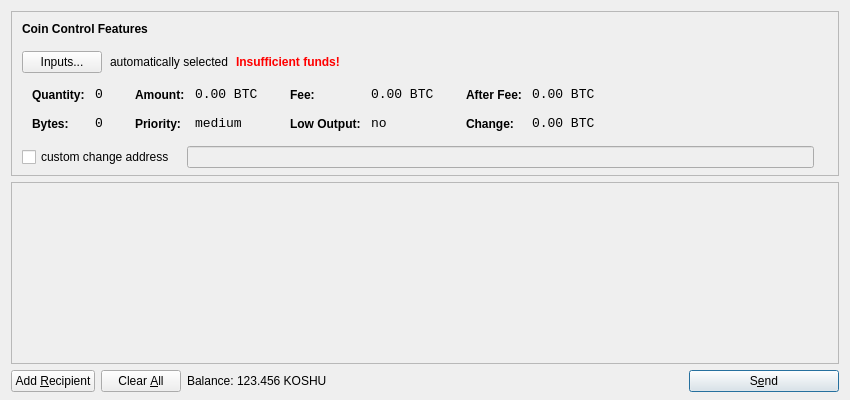
<?xml version="1.0" encoding="UTF-8"?>
<ui version="4.0">
 <class>SendCoinsDialog</class>
 <widget class="QDialog" name="SendCoinsDialog">
  <property name="geometry">
   <rect>
    <x>0</x>
    <y>0</y>
    <width>850</width>
    <height>400</height>
   </rect>
  </property>
  <property name="windowTitle">
   <string>Send Coins</string>
  </property>
  <layout class="QVBoxLayout" name="verticalLayout" stretch="0,1,0">
   <property name="bottomMargin">
    <number>8</number>
   </property>
   <item>
    <widget class="QFrame" name="frameCoinControl">
     <property name="sizePolicy">
      <sizepolicy hsizetype="Expanding" vsizetype="Expanding">
       <horstretch>0</horstretch>
       <verstretch>0</verstretch>
      </sizepolicy>
     </property>
     <property name="maximumSize">
      <size>
       <width>16777215</width>
       <height>16777215</height>
      </size>
     </property>
     <property name="frameShape">
      <enum>QFrame::StyledPanel</enum>
     </property>
     <property name="frameShadow">
      <enum>QFrame::Sunken</enum>
     </property>
     <layout class="QVBoxLayout" name="verticalLayoutCoinControl2">
      <property name="spacing">
       <number>-1</number>
      </property>
      <property name="leftMargin">
       <number>0</number>
      </property>
      <property name="topMargin">
       <number>0</number>
      </property>
      <property name="rightMargin">
       <number>0</number>
      </property>
      <property name="bottomMargin">
       <number>6</number>
      </property>
      <item>
       <layout class="QVBoxLayout" name="verticalLayoutCoinControl" stretch="0,0,0,0,1">
        <property name="spacing">
         <number>0</number>
        </property>
        <property name="leftMargin">
         <number>10</number>
        </property>
        <property name="topMargin">
         <number>10</number>
        </property>
        <item>
         <layout class="QHBoxLayout" name="horizontalLayoutCoinControl1">
          <property name="bottomMargin">
           <number>15</number>
          </property>
          <item>
           <widget class="QLabel" name="labelCoinControlFeatures">
            <property name="sizePolicy">
             <sizepolicy hsizetype="Preferred" vsizetype="Maximum">
              <horstretch>0</horstretch>
              <verstretch>0</verstretch>
             </sizepolicy>
            </property>
            <property name="font">
             <font>
              <weight>75</weight>
              <bold>true</bold>
             </font>
            </property>
            <property name="styleSheet">
             <string notr="true">font-weight:bold;</string>
            </property>
            <property name="text">
             <string>Coin Control Features</string>
            </property>
           </widget>
          </item>
         </layout>
        </item>
        <item>
         <layout class="QHBoxLayout" name="horizontalLayoutCoinControl2" stretch="0,0,0,0">
          <property name="spacing">
           <number>8</number>
          </property>
          <property name="bottomMargin">
           <number>10</number>
          </property>
          <item>
           <widget class="QPushButton" name="pushButtonCoinControl">
            <property name="styleSheet">
             <string notr="true"/>
            </property>
            <property name="text">
             <string>Inputs...</string>
            </property>
           </widget>
          </item>
          <item>
           <widget class="QLabel" name="labelCoinControlAutomaticallySelected">
            <property name="text">
             <string>automatically selected</string>
            </property>
            <property name="margin">
             <number>5</number>
            </property>
           </widget>
          </item>
          <item>
           <widget class="QLabel" name="labelCoinControlInsuffFunds">
            <property name="font">
             <font>
              <weight>75</weight>
              <bold>true</bold>
             </font>
            </property>
            <property name="styleSheet">
             <string notr="true">color:red;font-weight:bold;</string>
            </property>
            <property name="text">
             <string>Insufficient funds!</string>
            </property>
            <property name="margin">
             <number>5</number>
            </property>
           </widget>
          </item>
          <item>
           <spacer name="horizontalSpacerCoinControl">
            <property name="orientation">
             <enum>Qt::Horizontal</enum>
            </property>
            <property name="sizeHint" stdset="0">
             <size>
              <width>40</width>
              <height>1</height>
             </size>
            </property>
           </spacer>
          </item>
         </layout>
        </item>
        <item>
         <widget class="QWidget" name="widgetCoinControl" native="true">
          <property name="sizePolicy">
           <sizepolicy hsizetype="Preferred" vsizetype="Preferred">
            <horstretch>0</horstretch>
            <verstretch>0</verstretch>
           </sizepolicy>
          </property>
          <property name="minimumSize">
           <size>
            <width>0</width>
            <height>0</height>
           </size>
          </property>
          <property name="styleSheet">
           <string notr="true"/>
          </property>
          <layout class="QHBoxLayout" name="horizontalLayoutCoinControl5">
           <property name="margin">
            <number>0</number>
           </property>
           <item>
            <layout class="QHBoxLayout" name="horizontalLayoutCoinControl3" stretch="0,0,0,1">
             <property name="spacing">
              <number>20</number>
             </property>
             <property name="topMargin">
              <number>0</number>
             </property>
             <property name="bottomMargin">
              <number>10</number>
             </property>
             <item>
              <layout class="QFormLayout" name="formLayoutCoinControl1">
               <property name="horizontalSpacing">
                <number>10</number>
               </property>
               <property name="verticalSpacing">
                <number>14</number>
               </property>
               <property name="leftMargin">
                <number>10</number>
               </property>
               <property name="topMargin">
                <number>4</number>
               </property>
               <property name="rightMargin">
                <number>6</number>
               </property>
               <item row="0" column="0">
                <widget class="QLabel" name="labelCoinControlQuantityText">
                 <property name="styleSheet">
                  <string notr="true">font-weight:bold;</string>
                 </property>
                 <property name="text">
                  <string>Quantity:</string>
                 </property>
                 <property name="margin">
                  <number>0</number>
                 </property>
                </widget>
               </item>
               <item row="0" column="1">
                <widget class="QLabel" name="labelCoinControlQuantity">
                 <property name="font">
                  <font>
                   <family>Monospace</family>
                   <pointsize>10</pointsize>
                  </font>
                 </property>
                 <property name="cursor">
                  <cursorShape>IBeamCursor</cursorShape>
                 </property>
                 <property name="contextMenuPolicy">
                  <enum>Qt::ActionsContextMenu</enum>
                 </property>
                 <property name="text">
                  <string notr="true">0</string>
                 </property>
                 <property name="margin">
                  <number>0</number>
                 </property>
                 <property name="textInteractionFlags">
                  <set>Qt::LinksAccessibleByMouse|Qt::TextSelectableByKeyboard|Qt::TextSelectableByMouse</set>
                 </property>
                </widget>
               </item>
               <item row="1" column="0">
                <widget class="QLabel" name="labelCoinControlBytesText">
                 <property name="styleSheet">
                  <string notr="true">font-weight:bold;</string>
                 </property>
                 <property name="text">
                  <string>Bytes:</string>
                 </property>
                </widget>
               </item>
               <item row="1" column="1">
                <widget class="QLabel" name="labelCoinControlBytes">
                 <property name="font">
                  <font>
                   <family>Monospace</family>
                   <pointsize>10</pointsize>
                  </font>
                 </property>
                 <property name="cursor">
                  <cursorShape>IBeamCursor</cursorShape>
                 </property>
                 <property name="contextMenuPolicy">
                  <enum>Qt::ActionsContextMenu</enum>
                 </property>
                 <property name="text">
                  <string notr="true">0</string>
                 </property>
                 <property name="textInteractionFlags">
                  <set>Qt::LinksAccessibleByMouse|Qt::TextSelectableByKeyboard|Qt::TextSelectableByMouse</set>
                 </property>
                </widget>
               </item>
              </layout>
             </item>
             <item>
              <layout class="QFormLayout" name="formLayoutCoinControl2">
               <property name="horizontalSpacing">
                <number>10</number>
               </property>
               <property name="verticalSpacing">
                <number>14</number>
               </property>
               <property name="leftMargin">
                <number>6</number>
               </property>
               <property name="topMargin">
                <number>4</number>
               </property>
               <property name="rightMargin">
                <number>6</number>
               </property>
               <item row="0" column="0">
                <widget class="QLabel" name="labelCoinControlAmountText">
                 <property name="styleSheet">
                  <string notr="true">font-weight:bold;</string>
                 </property>
                 <property name="text">
                  <string>Amount:</string>
                 </property>
                 <property name="margin">
                  <number>0</number>
                 </property>
                </widget>
               </item>
               <item row="0" column="1">
                <widget class="QLabel" name="labelCoinControlAmount">
                 <property name="font">
                  <font>
                   <family>Monospace</family>
                   <pointsize>10</pointsize>
                  </font>
                 </property>
                 <property name="cursor">
                  <cursorShape>IBeamCursor</cursorShape>
                 </property>
                 <property name="contextMenuPolicy">
                  <enum>Qt::ActionsContextMenu</enum>
                 </property>
                 <property name="text">
                  <string notr="true">0.00 BTC</string>
                 </property>
                 <property name="textInteractionFlags">
                  <set>Qt::LinksAccessibleByMouse|Qt::TextSelectableByKeyboard|Qt::TextSelectableByMouse</set>
                 </property>
                </widget>
               </item>
               <item row="1" column="0">
                <widget class="QLabel" name="labelCoinControlPriorityText">
                 <property name="styleSheet">
                  <string notr="true">font-weight:bold;</string>
                 </property>
                 <property name="text">
                  <string>Priority:</string>
                 </property>
                </widget>
               </item>
               <item row="1" column="1">
                <widget class="QLabel" name="labelCoinControlPriority">
                 <property name="font">
                  <font>
                   <family>Monospace</family>
                   <pointsize>10</pointsize>
                  </font>
                 </property>
                 <property name="cursor">
                  <cursorShape>IBeamCursor</cursorShape>
                 </property>
                 <property name="contextMenuPolicy">
                  <enum>Qt::ActionsContextMenu</enum>
                 </property>
                 <property name="text">
                  <string>medium</string>
                 </property>
                 <property name="textInteractionFlags">
                  <set>Qt::LinksAccessibleByMouse|Qt::TextSelectableByKeyboard|Qt::TextSelectableByMouse</set>
                 </property>
                </widget>
               </item>
              </layout>
             </item>
             <item>
              <layout class="QFormLayout" name="formLayoutCoinControl3">
               <property name="horizontalSpacing">
                <number>10</number>
               </property>
               <property name="verticalSpacing">
                <number>14</number>
               </property>
               <property name="leftMargin">
                <number>6</number>
               </property>
               <property name="topMargin">
                <number>4</number>
               </property>
               <property name="rightMargin">
                <number>6</number>
               </property>
               <item row="0" column="0">
                <widget class="QLabel" name="labelCoinControlFeeText">
                 <property name="styleSheet">
                  <string notr="true">font-weight:bold;</string>
                 </property>
                 <property name="text">
                  <string>Fee:</string>
                 </property>
                 <property name="margin">
                  <number>0</number>
                 </property>
                </widget>
               </item>
               <item row="0" column="1">
                <widget class="QLabel" name="labelCoinControlFee">
                 <property name="font">
                  <font>
                   <family>Monospace</family>
                   <pointsize>10</pointsize>
                  </font>
                 </property>
                 <property name="cursor">
                  <cursorShape>IBeamCursor</cursorShape>
                 </property>
                 <property name="contextMenuPolicy">
                  <enum>Qt::ActionsContextMenu</enum>
                 </property>
                 <property name="text">
                  <string notr="true">0.00 BTC</string>
                 </property>
                 <property name="textInteractionFlags">
                  <set>Qt::LinksAccessibleByMouse|Qt::TextSelectableByKeyboard|Qt::TextSelectableByMouse</set>
                 </property>
                </widget>
               </item>
               <item row="1" column="0">
                <widget class="QLabel" name="labelCoinControlLowOutputText">
                 <property name="styleSheet">
                  <string notr="true">font-weight:bold;</string>
                 </property>
                 <property name="text">
                  <string>Low Output:</string>
                 </property>
                </widget>
               </item>
               <item row="1" column="1">
                <widget class="QLabel" name="labelCoinControlLowOutput">
                 <property name="font">
                  <font>
                   <family>Monospace</family>
                   <pointsize>10</pointsize>
                  </font>
                 </property>
                 <property name="cursor">
                  <cursorShape>IBeamCursor</cursorShape>
                 </property>
                 <property name="contextMenuPolicy">
                  <enum>Qt::ActionsContextMenu</enum>
                 </property>
                 <property name="text">
                  <string>no</string>
                 </property>
                 <property name="textInteractionFlags">
                  <set>Qt::LinksAccessibleByMouse|Qt::TextSelectableByKeyboard|Qt::TextSelectableByMouse</set>
                 </property>
                </widget>
               </item>
              </layout>
             </item>
             <item>
              <layout class="QFormLayout" name="formLayoutCoinControl4">
               <property name="horizontalSpacing">
                <number>10</number>
               </property>
               <property name="verticalSpacing">
                <number>14</number>
               </property>
               <property name="leftMargin">
                <number>6</number>
               </property>
               <property name="topMargin">
                <number>4</number>
               </property>
               <property name="rightMargin">
                <number>6</number>
               </property>
               <item row="0" column="0">
                <widget class="QLabel" name="labelCoinControlAfterFeeText">
                 <property name="styleSheet">
                  <string notr="true">font-weight:bold;</string>
                 </property>
                 <property name="text">
                  <string>After Fee:</string>
                 </property>
                 <property name="margin">
                  <number>0</number>
                 </property>
                </widget>
               </item>
               <item row="0" column="1">
                <widget class="QLabel" name="labelCoinControlAfterFee">
                 <property name="font">
                  <font>
                   <family>Monospace</family>
                   <pointsize>10</pointsize>
                  </font>
                 </property>
                 <property name="cursor">
                  <cursorShape>IBeamCursor</cursorShape>
                 </property>
                 <property name="contextMenuPolicy">
                  <enum>Qt::ActionsContextMenu</enum>
                 </property>
                 <property name="text">
                  <string notr="true">0.00 BTC</string>
                 </property>
                 <property name="textInteractionFlags">
                  <set>Qt::LinksAccessibleByMouse|Qt::TextSelectableByKeyboard|Qt::TextSelectableByMouse</set>
                 </property>
                </widget>
               </item>
               <item row="1" column="0">
                <widget class="QLabel" name="labelCoinControlChangeText">
                 <property name="styleSheet">
                  <string notr="true">font-weight:bold;</string>
                 </property>
                 <property name="text">
                  <string>Change:</string>
                 </property>
                </widget>
               </item>
               <item row="1" column="1">
                <widget class="QLabel" name="labelCoinControlChange">
                 <property name="font">
                  <font>
                   <family>Monospace</family>
                   <pointsize>10</pointsize>
                  </font>
                 </property>
                 <property name="cursor">
                  <cursorShape>IBeamCursor</cursorShape>
                 </property>
                 <property name="contextMenuPolicy">
                  <enum>Qt::ActionsContextMenu</enum>
                 </property>
                 <property name="text">
                  <string notr="true">0.00 BTC</string>
                 </property>
                 <property name="textInteractionFlags">
                  <set>Qt::LinksAccessibleByMouse|Qt::TextSelectableByKeyboard|Qt::TextSelectableByMouse</set>
                 </property>
                </widget>
               </item>
              </layout>
             </item>
            </layout>
           </item>
          </layout>
         </widget>
        </item>
        <item>
         <layout class="QHBoxLayout" name="horizontalLayoutCoinControl4" stretch="0,0,0">
          <property name="spacing">
           <number>12</number>
          </property>
          <property name="sizeConstraint">
           <enum>QLayout::SetDefaultConstraint</enum>
          </property>
          <property name="topMargin">
           <number>5</number>
          </property>
          <property name="rightMargin">
           <number>5</number>
          </property>
          <item>
           <widget class="QCheckBox" name="checkBoxCoinControlChange">
            <property name="text">
             <string>custom change address</string>
            </property>
           </widget>
          </item>
          <item>
           <widget class="QLineEdit" name="lineEditCoinControlChange">
            <property name="enabled">
             <bool>false</bool>
            </property>
            <property name="sizePolicy">
             <sizepolicy hsizetype="Expanding" vsizetype="Fixed">
              <horstretch>0</horstretch>
              <verstretch>0</verstretch>
             </sizepolicy>
            </property>
           </widget>
          </item>
          <item>
           <widget class="QLabel" name="labelCoinControlChangeLabel">
            <property name="sizePolicy">
             <sizepolicy hsizetype="Preferred" vsizetype="Expanding">
              <horstretch>0</horstretch>
              <verstretch>0</verstretch>
             </sizepolicy>
            </property>
            <property name="minimumSize">
             <size>
              <width>0</width>
              <height>0</height>
             </size>
            </property>
            <property name="text">
             <string/>
            </property>
            <property name="margin">
             <number>3</number>
            </property>
           </widget>
          </item>
         </layout>
        </item>
        <item>
         <spacer name="verticalSpacerCoinControl">
          <property name="orientation">
           <enum>Qt::Vertical</enum>
          </property>
          <property name="sizeHint" stdset="0">
           <size>
            <width>800</width>
            <height>1</height>
           </size>
          </property>
         </spacer>
        </item>
       </layout>
      </item>
     </layout>
    </widget>
   </item>
   <item>
    <widget class="QScrollArea" name="scrollArea">
     <property name="widgetResizable">
      <bool>true</bool>
     </property>
     <widget class="QWidget" name="scrollAreaWidgetContents">
      <property name="geometry">
       <rect>
        <x>0</x>
        <y>0</y>
        <width>830</width>
        <height>165</height>
       </rect>
      </property>
      <layout class="QVBoxLayout" name="verticalLayout_2">
       <property name="margin">
        <number>0</number>
       </property>
       <item>
        <layout class="QVBoxLayout" name="entries">
         <property name="spacing">
          <number>6</number>
         </property>
        </layout>
       </item>
       <item>
        <spacer name="verticalSpacer">
         <property name="orientation">
          <enum>Qt::Vertical</enum>
         </property>
         <property name="sizeHint" stdset="0">
          <size>
           <width>20</width>
           <height>40</height>
          </size>
         </property>
        </spacer>
       </item>
      </layout>
     </widget>
    </widget>
   </item>
   <item>
    <layout class="QHBoxLayout" name="horizontalLayout">
     <item>
      <widget class="QPushButton" name="addButton">
       <property name="toolTip">
        <string>Send to multiple recipients at once</string>
       </property>
       <property name="text">
        <string>Add &amp;Recipient</string>
       </property>
       <property name="icon">
        <iconset resource="../bitcoin.qrc">
         <normaloff>:/icons/add</normaloff>:/icons/add</iconset>
       </property>
       <property name="autoDefault">
        <bool>false</bool>
       </property>
      </widget>
     </item>
     <item>
      <widget class="QPushButton" name="clearButton">
       <property name="sizePolicy">
        <sizepolicy hsizetype="Minimum" vsizetype="Fixed">
         <horstretch>0</horstretch>
         <verstretch>0</verstretch>
        </sizepolicy>
       </property>
       <property name="toolTip">
        <string>Remove all transaction fields</string>
       </property>
       <property name="text">
        <string>Clear &amp;All</string>
       </property>
       <property name="icon">
        <iconset resource="../bitcoin.qrc">
         <normaloff>:/icons/remove</normaloff>:/icons/remove</iconset>
       </property>
       <property name="autoRepeatDelay">
        <number>300</number>
       </property>
       <property name="autoDefault">
        <bool>false</bool>
       </property>
      </widget>
     </item>
     <item>
      <layout class="QHBoxLayout" name="horizontalLayout_2">
       <property name="spacing">
        <number>3</number>
       </property>
       <item>
        <widget class="QLabel" name="label">
         <property name="text">
          <string>Balance:</string>
         </property>
        </widget>
       </item>
       <item>
        <widget class="QLabel" name="labelBalance">
         <property name="cursor">
          <cursorShape>IBeamCursor</cursorShape>
         </property>
         <property name="text">
          <string>123.456 KOSHU</string>
         </property>
         <property name="textInteractionFlags">
          <set>Qt::LinksAccessibleByMouse|Qt::TextSelectableByKeyboard|Qt::TextSelectableByMouse</set>
         </property>
        </widget>
       </item>
      </layout>
     </item>
     <item>
      <spacer name="horizontalSpacer">
       <property name="orientation">
        <enum>Qt::Horizontal</enum>
       </property>
       <property name="sizeHint" stdset="0">
        <size>
         <width>40</width>
         <height>20</height>
        </size>
       </property>
      </spacer>
     </item>
     <item>
      <widget class="QPushButton" name="sendButton">
       <property name="minimumSize">
        <size>
         <width>150</width>
         <height>0</height>
        </size>
       </property>
       <property name="toolTip">
        <string>Confirm the send action</string>
       </property>
       <property name="text">
        <string>S&amp;end</string>
       </property>
       <property name="icon">
        <iconset resource="../bitcoin.qrc">
         <normaloff>:/icons/send</normaloff>:/icons/send</iconset>
       </property>
       <property name="default">
        <bool>true</bool>
       </property>
      </widget>
     </item>
    </layout>
   </item>
  </layout>
 </widget>
 <resources>
  <include location="../bitcoin.qrc"/>
 </resources>
 <connections/>
</ui>
